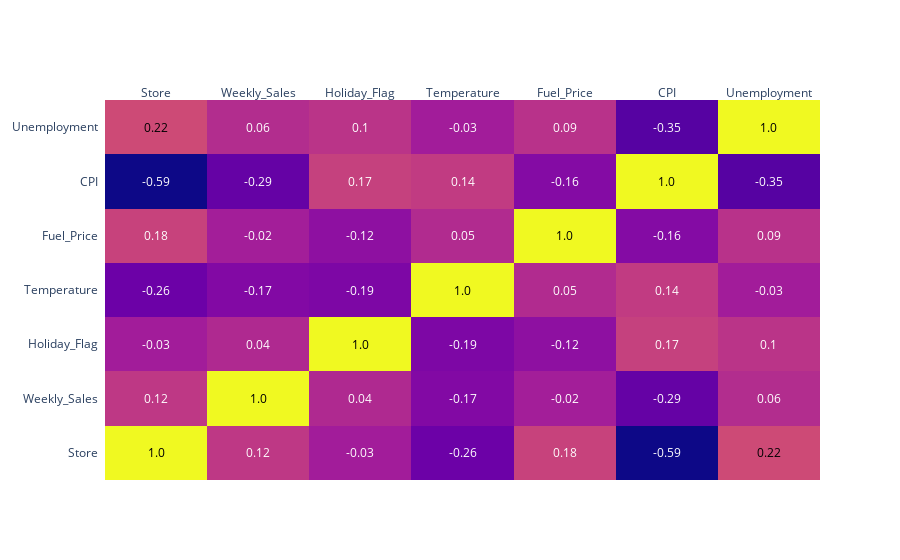

The notebook cell this image was saved under:
### Code cell
#Matrix of correlations between the columns
fig = ff.create_annotated_heatmap(w_sales.corr().values.round(2),
                                  x = w_sales.corr().columns.values.tolist(),
                                  y = w_sales.corr().index.values.tolist())


fig.show()

### Figure 1 — Plotly figure (JSON) as saved in the notebook; plotly's stock layout.template omitted (floating-point values rounded to 4 significant figures)
{"data": [{"colorscale": [[0, "#0d0887"], [0.1111, "#46039f"], [0.2222, "#7201a8"], [0.3333, "#9c179e"], [0.4444, "#bd3786"], [0.5556, "#d8576b"], [0.6667, "#ed7953"], [0.7778, "#fb9f3a"], [0.8889, "#fdca26"], [1, "#f0f921"]], "reversescale": false, "showscale": false, "type": "heatmap", "x": ["Store", "Weekly_Sales", "Holiday_Flag", "Temperature", "Fuel_Price", "CPI", "Unemployment"], "y": ["Store", "Weekly_Sales", "Holiday_Flag", "Temperature", "Fuel_Price", "CPI", "Unemployment"], "z": [[1, 0.12, -0.03, -0.26, 0.18, -0.59, 0.22], [0.12, 1, 0.04, -0.17, -0.02, -0.29, 0.06], [-0.03, 0.04, 1, -0.19, -0.12, 0.17, 0.1], [-0.26, -0.17, -0.19, 1, 0.05, 0.14, -0.03], [0.18, -0.02, -0.12, 0.05, 1, -0.16, 0.09], [-0.59, -0.29, 0.17, 0.14, -0.16, 1, -0.35], [0.22, 0.06, 0.1, -0.03, 0.09, -0.35, 1]]}], "layout": {"annotations": [{"font": {"color": "#000000"}, "showarrow": false, "text": "1.0", "x": "Store", "xref": "x", "y": "Store", "yref": "y"}, {"font": {"color": "#FFFFFF"}, "showarrow": false, "text": "0.12", "x": "Weekly_Sales", "xref": "x", "y": "Store", "yref": "y"}, {"font": {"color": "#FFFFFF"}, "showarrow": false, "text": "-0.03", "x": "Holiday_Flag", "xref": "x", "y": "Store", "yref": "y"}, {"font": {"color": "#FFFFFF"}, "showarrow": false, "text": "-0.26", "x": "Temperature", "xref": "x", "y": "Store", "yref": "y"}, {"font": {"color": "#FFFFFF"}, "showarrow": false, "text": "0.18", "x": "Fuel_Price", "xref": "x", "y": "Store", "yref": "y"}, {"font": {"color": "#FFFFFF"}, "showarrow": false, "text": "-0.59", "x": "CPI", "xref": "x", "y": "Store", "yref": "y"}, {"font": {"color": "#000000"}, "showarrow": false, "text": "0.22", "x": "Unemployment", "xref": "x", "y": "Store", "yref": "y"}, {"font": {"color": "#FFFFFF"}, "showarrow": false, "text": "0.12", "x": "Store", "xref": "x", "y": "Weekly_Sales", "yref": "y"}, {"font": {"color": "#000000"}, "showarrow": false, "text": "1.0", "x": "Weekly_Sales", "xref": "x", "y": "Weekly_Sales", "yref": "y"}, {"font": {"color": "#FFFFFF"}, "showarrow": false, "text": "0.04", "x": "Holiday_Flag", "xref": "x", "y": "Weekly_Sales", "yref": "y"}, {"font": {"color": "#FFFFFF"}, "showarrow": false, "text": "-0.17", "x": "Temperature", "xref": "x", "y": "Weekly_Sales", "yref": "y"}, {"font": {"color": "#FFFFFF"}, "showarrow": false, "text": "-0.02", "x": "Fuel_Price", "xref": "x", "y": "Weekly_Sales", "yref": "y"}, {"font": {"color": "#FFFFFF"}, "showarrow": false, "text": "-0.29", "x": "CPI", "xref": "x", "y": "Weekly_Sales", "yref": "y"}, {"font": {"color": "#FFFFFF"}, "showarrow": false, "text": "0.06", "x": "Unemployment", "xref": "x", "y": "Weekly_Sales", "yref": "y"}, {"font": {"color": "#FFFFFF"}, "showarrow": false, "text": "-0.03", "x": "Store", "xref": "x", "y": "Holiday_Flag", "yref": "y"}, {"font": {"color": "#FFFFFF"}, "showarrow": false, "text": "0.04", "x": "Weekly_Sales", "xref": "x", "y": "Holiday_Flag", "yref": "y"}, {"font": {"color": "#000000"}, "showarrow": false, "text": "1.0", "x": "Holiday_Flag", "xref": "x", "y": "Holiday_Flag", "yref": "y"}, {"font": {"color": "#FFFFFF"}, "showarrow": false, "text": "-0.19", "x": "Temperature", "xref": "x", "y": "Holiday_Flag", "yref": "y"}, {"font": {"color": "#FFFFFF"}, "showarrow": false, "text": "-0.12", "x": "Fuel_Price", "xref": "x", "y": "Holiday_Flag", "yref": "y"}, {"font": {"color": "#FFFFFF"}, "showarrow": false, "text": "0.17", "x": "CPI", "xref": "x", "y": "Holiday_Flag", "yref": "y"}, {"font": {"color": "#FFFFFF"}, "showarrow": false, "text": "0.1", "x": "Unemployment", "xref": "x", "y": "Holiday_Flag", "yref": "y"}, {"font": {"color": "#FFFFFF"}, "showarrow": false, "text": "-0.26", "x": "Store", "xref": "x", "y": "Temperature", "yref": "y"}, {"font": {"color": "#FFFFFF"}, "showarrow": false, "text": "-0.17", "x": "Weekly_Sales", "xref": "x", "y": "Temperature", "yref": "y"}, {"font": {"color": "#FFFFFF"}, "showarrow": false, "text": "-0.19", "x": "Holiday_Flag", "xref": "x", "y": "Temperature", "yref": "y"}, {"font": {"color": "#000000"}, "showarrow": false, "text": "1.0", "x": "Temperature", "xref": "x", "y": "Temperature", "yref": "y"}, {"font": {"color": "#FFFFFF"}, "showarrow": false, "text": "0.05", "x": "Fuel_Price", "xref": "x", "y": "Temperature", "yref": "y"}, {"font": {"color": "#FFFFFF"}, "showarrow": false, "text": "0.14", "x": "CPI", "xref": "x", "y": "Temperature", "yref": "y"}, {"font": {"color": "#FFFFFF"}, "showarrow": false, "text": "-0.03", "x": "Unemployment", "xref": "x", "y": "Temperature", "yref": "y"}, {"font": {"color": "#FFFFFF"}, "showarrow": false, "text": "0.18", "x": "Store", "xref": "x", "y": "Fuel_Price", "yref": "y"}, {"font": {"color": "#FFFFFF"}, "showarrow": false, "text": "-0.02", "x": "Weekly_Sales", "xref": "x", "y": "Fuel_Price", "yref": "y"}, {"font": {"color": "#FFFFFF"}, "showarrow": false, "text": "-0.12", "x": "Holiday_Flag", "xref": "x", "y": "Fuel_Price", "yref": "y"}, {"font": {"color": "#FFFFFF"}, "showarrow": false, "text": "0.05", "x": "Temperature", "xref": "x", "y": "Fuel_Price", "yref": "y"}, {"font": {"color": "#000000"}, "showarrow": false, "text": "1.0", "x": "Fuel_Price", "xref": "x", "y": "Fuel_Price", "yref": "y"}, {"font": {"color": "#FFFFFF"}, "showarrow": false, "text": "-0.16", "x": "CPI", "xref": "x", "y": "Fuel_Price", "yref": "y"}, {"font": {"color": "#FFFFFF"}, "showarrow": false, "text": "0.09", "x": "Unemployment", "xref": "x", "y": "Fuel_Price", "yref": "y"}, {"font": {"color": "#FFFFFF"}, "showarrow": false, "text": "-0.59", "x": "Store", "xref": "x", "y": "CPI", "yref": "y"}, {"font": {"color": "#FFFFFF"}, "showarrow": false, "text": "-0.29", "x": "Weekly_Sales", "xref": "x", "y": "CPI", "yref": "y"}, {"font": {"color": "#FFFFFF"}, "showarrow": false, "text": "0.17", "x": "Holiday_Flag", "xref": "x", "y": "CPI", "yref": "y"}, {"font": {"color": "#FFFFFF"}, "showarrow": false, "text": "0.14", "x": "Temperature", "xref": "x", "y": "CPI", "yref": "y"}, {"font": {"color": "#FFFFFF"}, "showarrow": false, "text": "-0.16", "x": "Fuel_Price", "xref": "x", "y": "CPI", "yref": "y"}, {"font": {"color": "#000000"}, "showarrow": false, "text": "1.0", "x": "CPI", "xref": "x", "y": "CPI", "yref": "y"}, {"font": {"color": "#FFFFFF"}, "showarrow": false, "text": "-0.35", "x": "Unemployment", "xref": "x", "y": "CPI", "yref": "y"}, {"font": {"color": "#000000"}, "showarrow": false, "text": "0.22", "x": "Store", "xref": "x", "y": "Unemployment", "yref": "y"}, {"font": {"color": "#FFFFFF"}, "showarrow": false, "text": "0.06", "x": "Weekly_Sales", "xref": "x", "y": "Unemployment", "yref": "y"}, {"font": {"color": "#FFFFFF"}, "showarrow": false, "text": "0.1", "x": "Holiday_Flag", "xref": "x", "y": "Unemployment", "yref": "y"}, {"font": {"color": "#FFFFFF"}, "showarrow": false, "text": "-0.03", "x": "Temperature", "xref": "x", "y": "Unemployment", "yref": "y"}, {"font": {"color": "#FFFFFF"}, "showarrow": false, "text": "0.09", "x": "Fuel_Price", "xref": "x", "y": "Unemployment", "yref": "y"}, {"font": {"color": "#FFFFFF"}, "showarrow": false, "text": "-0.35", "x": "CPI", "xref": "x", "y": "Unemployment", "yref": "y"}, {"font": {"color": "#000000"}, "showarrow": false, "text": "1.0", "x": "Unemployment", "xref": "x", "y": "Unemployment", "yref": "y"}], "xaxis": {"dtick": 1, "gridcolor": "rgb(0, 0, 0)", "side": "top", "ticks": ""}, "yaxis": {"dtick": 1, "ticks": "", "ticksuffix": "  "}}}
